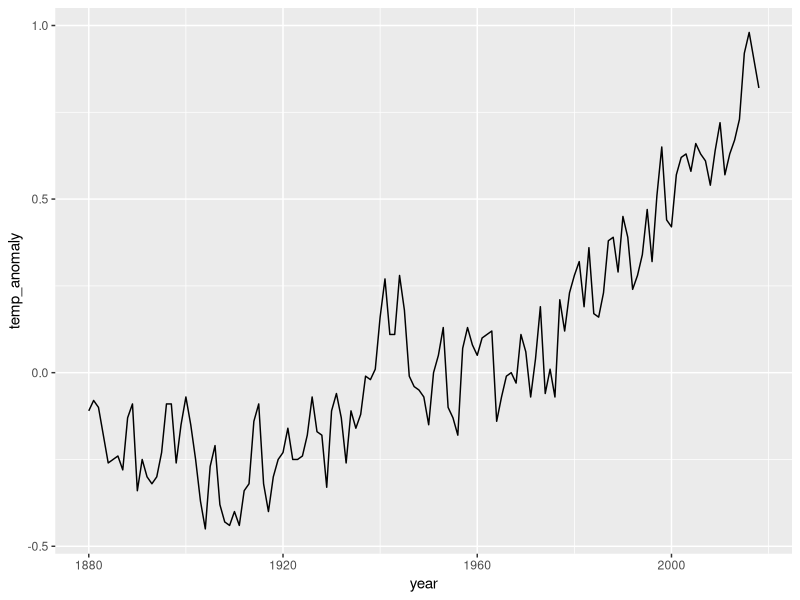
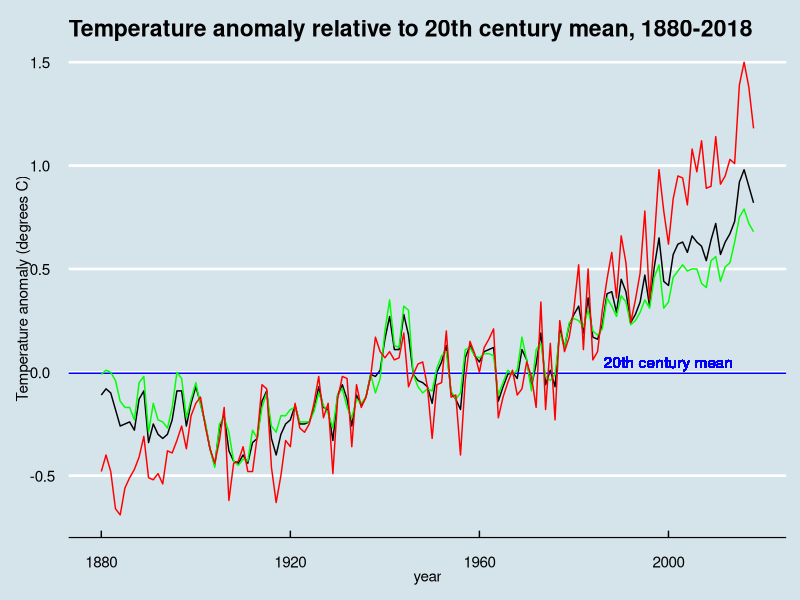
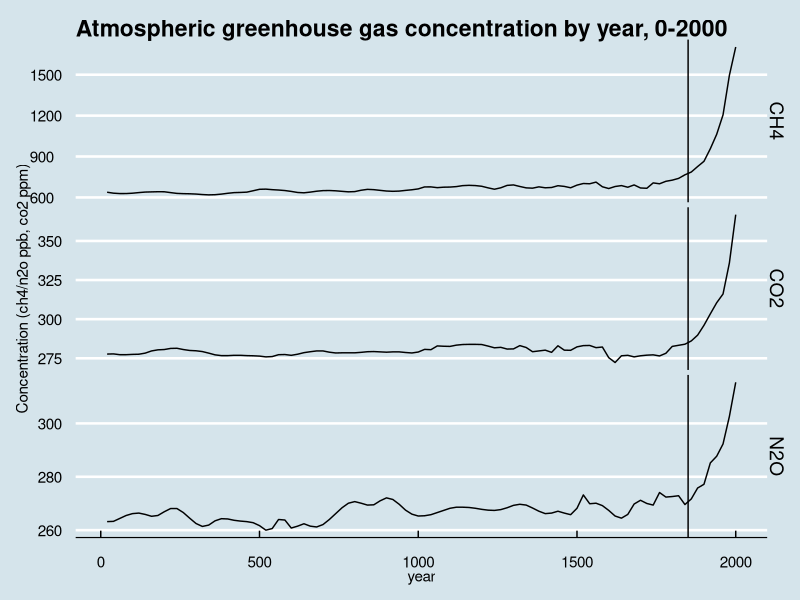
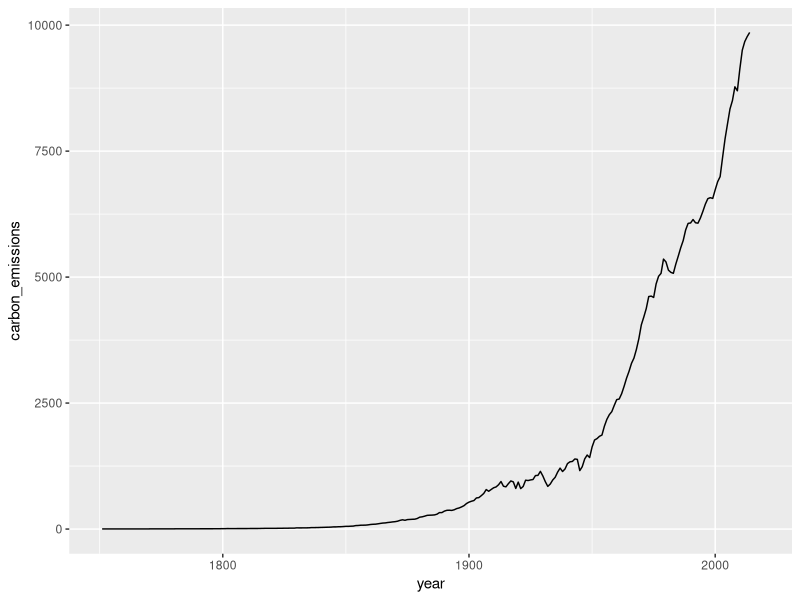
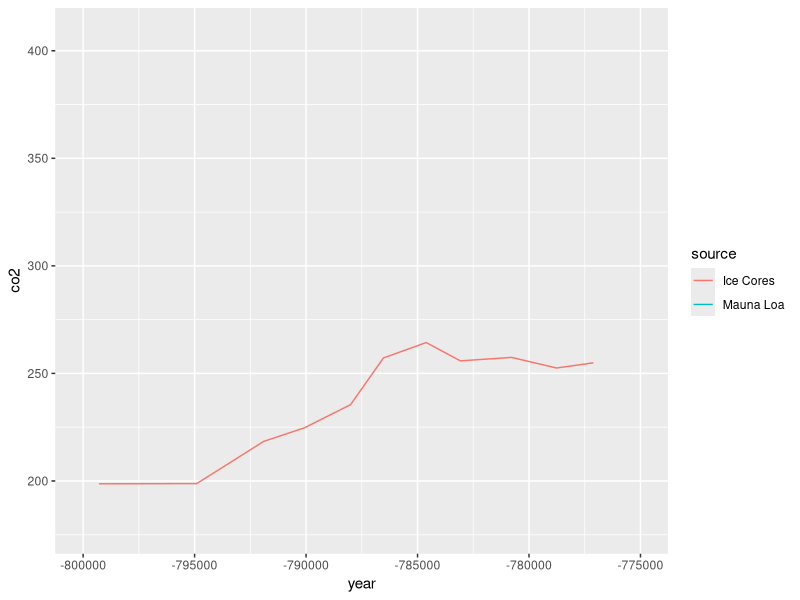
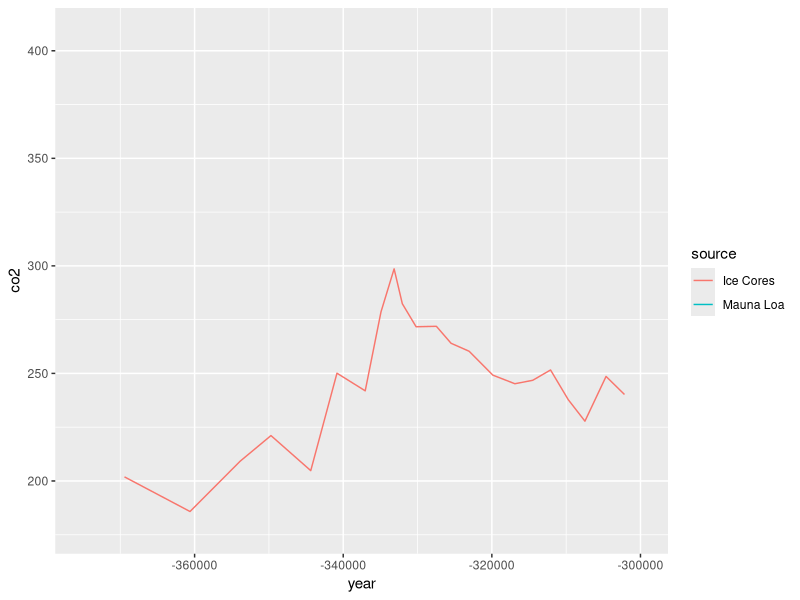
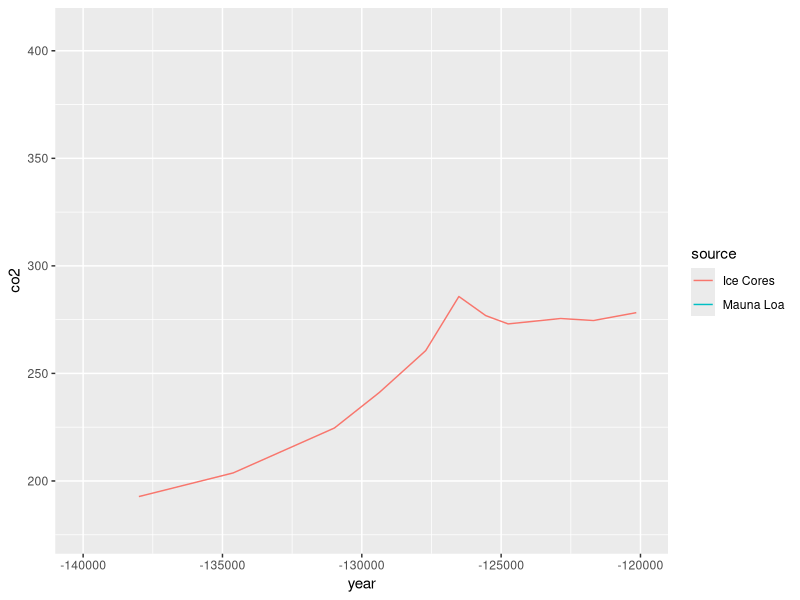
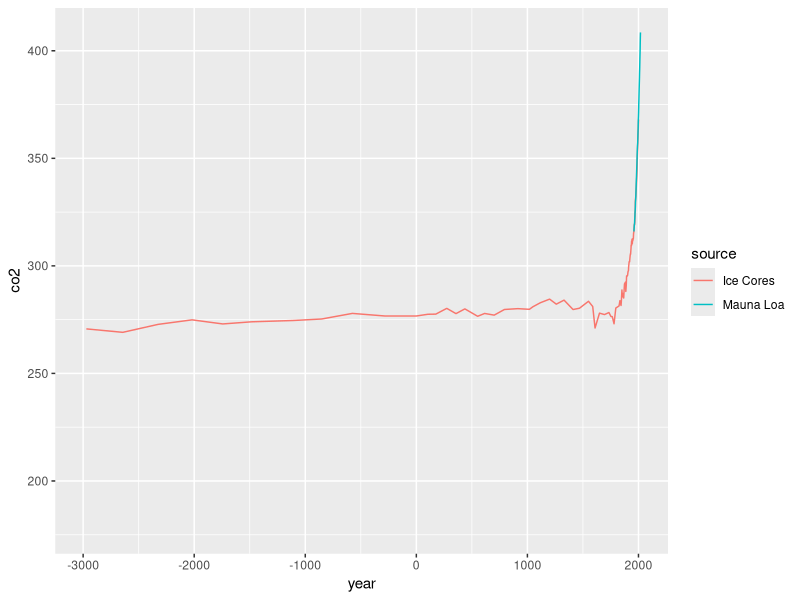

Source code (R) for these figures, in order:
library(tidyverse)
library(dslabs)
data("temp_carbon")
data("greenhouse_gases")
data("historic_co2")
print(temp_carbon)

# ways of printing last year carbon emmissions are reported
temp_carbon %>% 
  filter(!is.na(carbon_emissions)) %>% 
  pull(year) %>% 
  max()
temp_carbon %>%
  filter(!is.na(carbon_emissions)) %>%
  .$year %>%
  max()
temp_carbon %>%
  filter(!is.na(carbon_emissions)) %>%
  select(year) %>%
  max()

# first year for which carbon emissions data are available
temp_carbon %>%
  filter(!is.na(carbon_emissions)) %>%
  pull(year) %>%
  min()

# ratio of latest to first carbon data
first <- temp_carbon %>%
  filter(temp_carbon$year==1751) %>%
  select(carbon_emissions)
last <- temp_carbon %>%
  filter(temp_carbon$year==2014) %>%
  select(carbon_emissions)
last/first

# first year for temp anomoly
first_temp_year <- temp_carbon %>%
  filter(!is.na(temp_anomaly)) %>%
  select(year) %>%
  min()

# last year for temp anomoly
last_temp_year <- temp_carbon %>%
  filter(!is.na(temp_anomaly)) %>%
  select(year) %>%
  max()

# increase in temp anomoly
temp_anon_last <- temp_carbon %>% 
  filter(temp_carbon$year==last_temp_year) %>% 
  select(temp_anomaly)
temp_anon_first <- temp_carbon %>% 
  filter(temp_carbon$year==first_temp_year) %>% 
  select(temp_anomaly)
temp_anon_last - temp_anon_first

# time series plot temp anomoly
p <- temp_carbon %>% 
  filter(!is.na(temp_anomaly)) %>%
  ggplot() + 
  geom_line(aes(year, temp_anomaly))
p

# with 20th century mean
avg_data <- temp_carbon %>% filter(year %in% c(1900:1999)) %>% select(temp_anomaly)
avg <- mean(avg_data$temp_anomaly)
p <- p + geom_hline(aes(yintercept=avg), col = "blue")


# add labels
p <- p + ylab("Temperature anomaly (degrees C)") +
  ggtitle("Temperature anomaly relative to 20th century mean, 1880-2018") +
  geom_text(aes(x = 2000, y = 0.05, label = "20th century mean"), col = "blue")

# add other trendlines
p + geom_line(aes(year, ocean_anomaly), col = "green") +
  geom_line(aes(year, land_anomaly), col = "red") +
  ggthemes::theme_economist()

# create faceted grids for greenhouse gases
greenhouse_gases %>%
  ggplot(aes(year, concentration)) +
  geom_line() +
  facet_grid(gas~., scales = "free") +
  geom_vline(xintercept = 1850) +
  ylab("Concentration (ch4/n2o ppb, co2 ppm)") +
  ggtitle("Atmospheric greenhouse gas concentration by year, 0-2000") +
  ggthemes::theme_economist()

# time series plot of carbon emissions
temp_carbon %>%
  ggplot(aes(year, carbon_emissions)) +
  geom_line()

# time series plot of historic co2 data
co2_time <- historic_co2 %>%
  ggplot(aes(year, co2, col = source)) +
  geom_line()

# change x-axis limits to view different spikes
co2_time +
  xlim(-800000, -775000)
co2_time +
  xlim(-375000, -300000)
co2_time +
  xlim(-140000, -120000)
co2_time +
  xlim(-3000, 2018)
